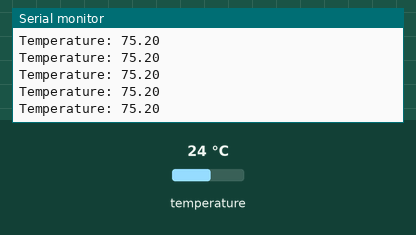
Bench run of a sketch on a simulated Arduino Uno, built with avr-gcc and run on an emulated ATmega328P. Parts: the last lines printed to the serial monitor. The test bench sets the inputs (shaded band); at power-on: temperature 24 °C.

Above: at 1.2 s.
1.3 s: temperature set to 12 °C
At 1.81 s:
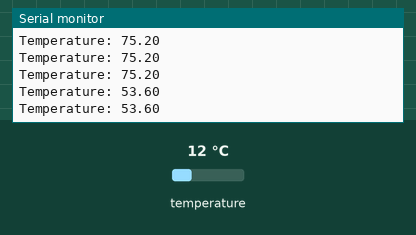
2.8 s: temperature set to 19 °C
At 3.26 s:
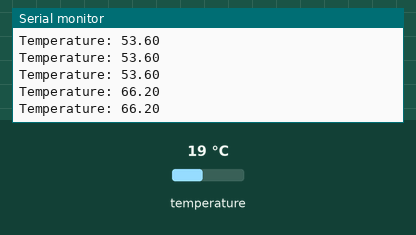
Timing chart, 0 to 5.8 s (numbered marks = the images above; inputs shaded):
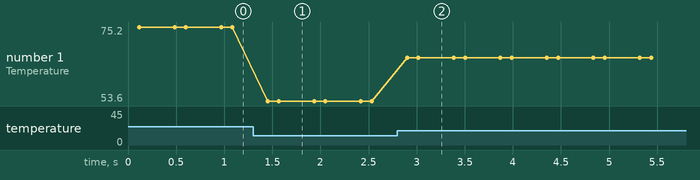

Measured:
- after the input at 1.3 s, the serial monitor: prints a new line after 0.15 s (image 1)
- after the input at 2.8 s, the serial monitor: prints a new line after 0.10 s (image 2)
- plotted number 1: 75.2 → 53.6 after the input at 1.3 s, 53.6 → 66.2 after the input at 2.8 s

The sketch:

tempTest.ino
```cpp
void setup() {
  // put your setup code here, to run once:
  Serial.begin(9600);
}

void loop() {
  // put your main code here, to run repeatedly:
  float fahr;
  fahr = readTemp();
  Serial.print("Temperature: ");
  Serial.println(fahr);
}
```

tempSensors.ino
```cpp
#include <OneWire.h>

OneWire ds(10);

void tempSetup() { //sets resolution to 9 bits
    byte addr[8];

    ds.reset();
    ds.search(addr);

    if(addr[0] == 0x20) {
        ds.reset();
        ds.select(addr); // selects address
        ds.write(0x4E);  // writes on scratchpad mem.
        ds.write(0x00);  // first user byte is 0
        ds.write(0x00);  // second user byte is 0
        ds.write(0x1F);  // set 9 bits "00011111" = 0x1F

        ds.reset();      // reset 1-wire
        ds.select(addr); // select DS18b20

        ds.write(0x48);  // copy to EEPROM
        delay(15);       // wait a little to finish writing
    }
}

float readTemp() {
    byte i;
    byte present = 0;
    byte type_s;
    byte data[12];
    byte addr[8];
    float celsius, fahrenheit;

    if(!ds.search(addr)) {
        ds.reset_search();
        delay(250);
    }

   ds.reset();
   ds.select(addr);
   ds.write(0x44, 1); //starts conversion, 1 for if using 1 wire

   delay(95);

   present = ds.reset();
   ds.select(addr);   //select address
   ds.write(0xBE);    //read data

   for(i = 0; i < 9; i++) {
       data[i] = ds.read();
   }

   int16_t raw = (data[1] << 8) | data[0]; // set to 16 bit signed int

   celsius = (float)raw / 16.0;
   fahrenheit = celsius * 1.8 + 32.0;

   return fahrenheit;
}
```
